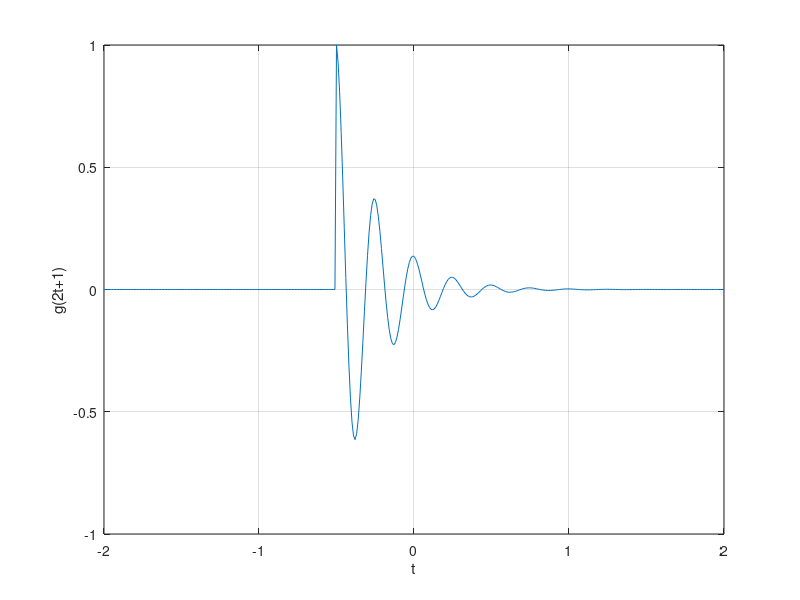
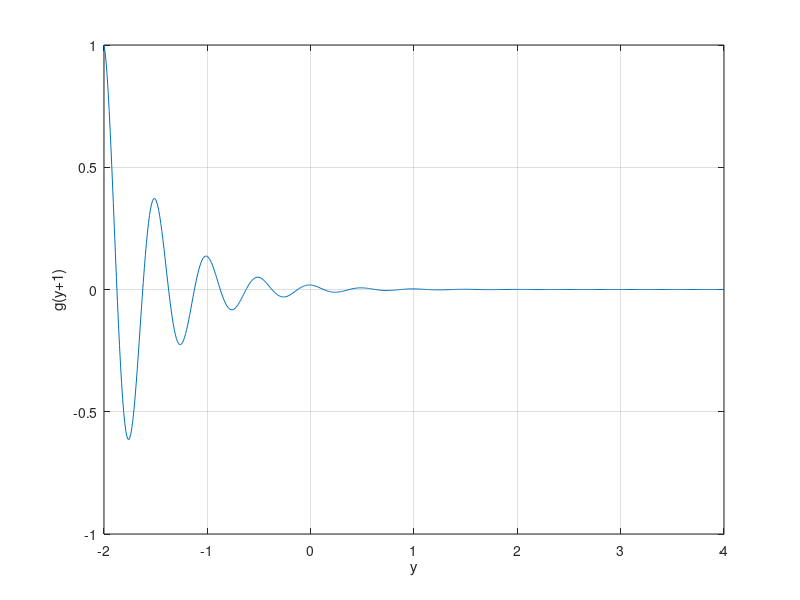

Write the MATLAB code that produced these figures, in order.
%c1
u = @(t) 1.0 .* (t >= 0);
f = @(t) exp(-2*t) .* cos(4*pi*t);
g = @(t) f(t) .* u(t);
t = (-2:0.01:2);
figure(1);
plot(t, g(2*t+1)); xlabel('t'); ylabel('g(2t+1)');grid;

%c2
y = -2:0.01:4;
u1 = @(y) 1.0 .* (y >= 0);
g2 = @(y) exp(-2) .* exp(-2 * y) .* cos(4 * pi * y) .* u1(y + 1);
figure(2);
plot(y, g2(y + 1)); xlabel('y'); ylabel('g(y+1)');grid;

%9 7 6  5